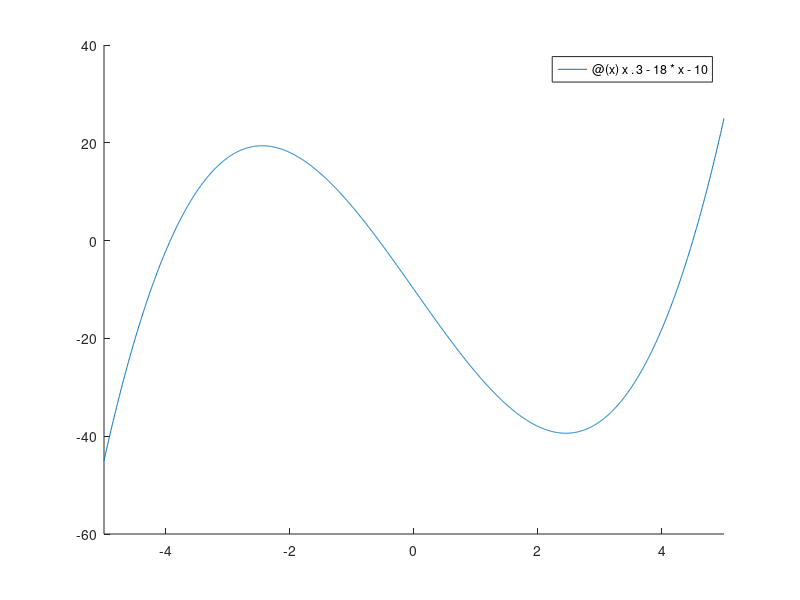

Write the MATLAB code that produced this figure. (Note: this script raises an error after producing the figure.)
# exercitiul a
f = @(x) x.^3 - 18 * x - 10;
# f'(x) = 3x^2 - 18 -> x ~= 2.44
a = -5;
b = 5;
eps = 10^(-3);
figure 1;
hold on;
fplot(f, [a b]);
# exercitiul d
x1 = secant_method(f, -5, -2.5, -5, -4, eps);
x2 = secant_method(f, -2.3, 2.3, -2.3, 2.3, eps);
x3 = secant_method(f, 3, 5, 3, 5, eps);
plot(x1, f(x1), 'ro');
plot(x2, f(x2), 'ro');
plot(x3, f(x3), 'ro');
hold off;

% f''(x) = 0 -> 6x = 0 -> x = 0
x1 = false_position_method(f, -5, -2.5, eps);
x2 = false_position_method(f, -2.5, -0.2, eps);
x3 = false_position_method(f, 3, 5, eps);
figure 2;
hold on;
fplot(f, [a b]);
plot(x1, f(x1), 'ro');
plot(x2, f(x2), 'ro');
plot(x3, f(x3), 'ro');
hold off;
